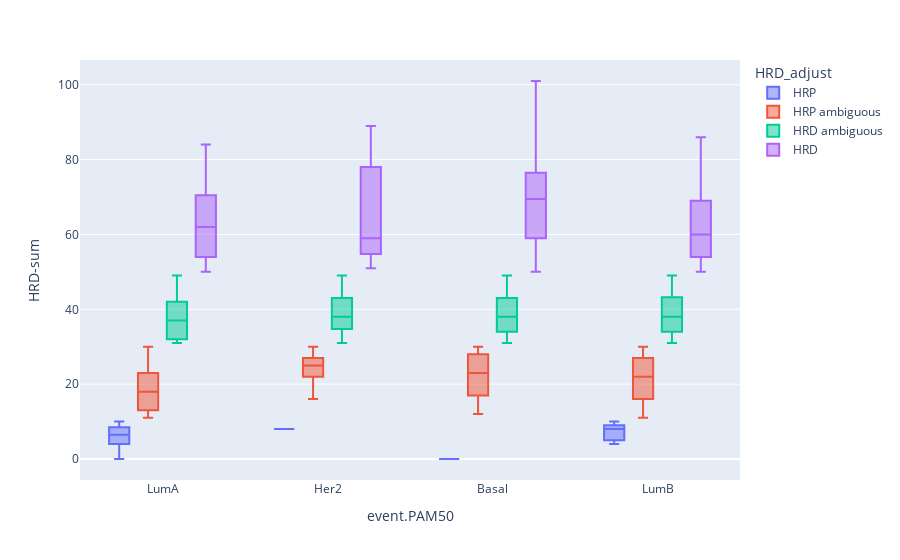

Here is the notebook cell this chart was saved with:
### Code cell
px.box(metadata_dropna, x = 'event.PAM50', y = 'HRD-sum', color = 'HRD_adjust')

### Figure 1 — Plotly figure (JSON) as saved in the notebook; plotly's stock layout.template omitted (floating-point values rounded to 4 significant figures; data arrays with more than 128 entries replaced by an {"elided": "..."} marker saying what was removed)
{"data": [{"alignmentgroup": "True", "hovertemplate": "HRD_adjust=HRP<br>event.PAM50=%{x}<br>HRD-sum=%{y}<extra></extra>", "legendgroup": "HRP", "marker": {"color": "#636efa"}, "name": "HRP", "notched": false, "offsetgroup": "HRP", "orientation": "v", "showlegend": true, "type": "box", "x": {"elided": "207 str values"}, "x0": " ", "xaxis": "x", "y": {"elided": "207 int values"}, "y0": " ", "yaxis": "y"}, {"alignmentgroup": "True", "hovertemplate": "HRD_adjust=HRP ambiguous<br>event.PAM50=%{x}<br>HRD-sum=%{y}<extra></extra>", "legendgroup": "HRP ambiguous", "marker": {"color": "#EF553B"}, "name": "HRP ambiguous", "notched": false, "offsetgroup": "HRP ambiguous", "orientation": "v", "showlegend": true, "type": "box", "x": {"elided": "320 str values"}, "x0": " ", "xaxis": "x", "y": {"elided": "320 int values"}, "y0": " ", "yaxis": "y"}, {"alignmentgroup": "True", "hovertemplate": "HRD_adjust=HRD ambiguous<br>event.PAM50=%{x}<br>HRD-sum=%{y}<extra></extra>", "legendgroup": "HRD ambiguous", "marker": {"color": "#00cc96"}, "name": "HRD ambiguous", "notched": false, "offsetgroup": "HRD ambiguous", "orientation": "v", "showlegend": true, "type": "box", "x": {"elided": "179 str values"}, "x0": " ", "xaxis": "x", "y": {"elided": "179 int values"}, "y0": " ", "yaxis": "y"}, {"alignmentgroup": "True", "hovertemplate": "HRD_adjust=HRD<br>event.PAM50=%{x}<br>HRD-sum=%{y}<extra></extra>", "legendgroup": "HRD", "marker": {"color": "#ab63fa"}, "name": "HRD", "notched": false, "offsetgroup": "HRD", "orientation": "v", "showlegend": true, "type": "box", "x": {"elided": "151 str values"}, "x0": " ", "xaxis": "x", "y": {"elided": "151 int values"}, "y0": " ", "yaxis": "y"}], "layout": {"boxmode": "group", "legend": {"title": {"text": "HRD_adjust"}, "tracegroupgap": 0}, "margin": {"t": 60}, "xaxis": {"anchor": "y", "domain": [0, 1], "title": {"text": "event.PAM50"}}, "yaxis": {"anchor": "x", "domain": [0, 1], "title": {"text": "HRD-sum"}}}}
